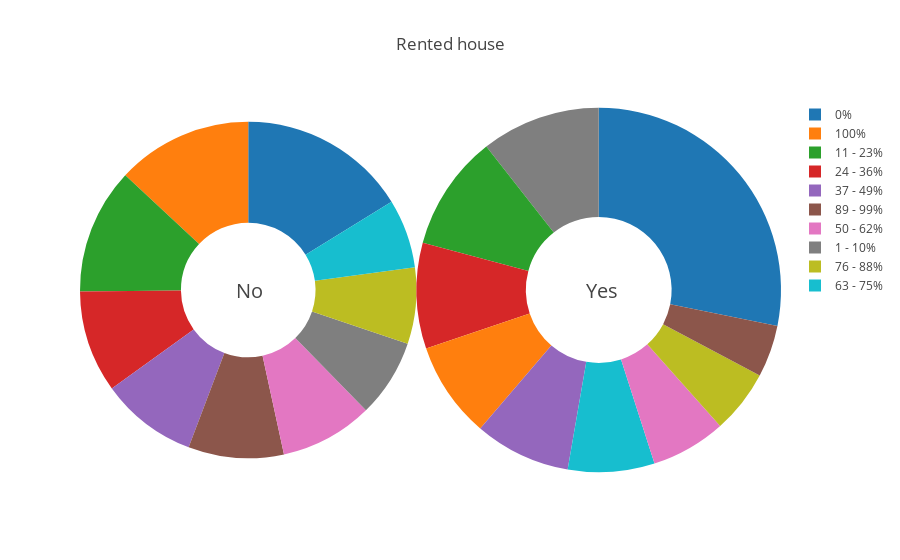

The code cell stored with this chart in its notebook:
### Markdown cell above
By putting aside modality 1, which is dominant in both cases,it was found that the interested class have a max of 3 houses whereas the uninterested class has reached a max of 10 houses. We can explain that by the fact that if we have so many houses, we will not need a caravan ,we can simply stay in one of our houses that are everywhere.

### Code cell
fig = {
  "data": [
    {
      "values": no.groupby('Rented house').size(),
      "labels": ['0%','1 - 10%','100%','11 - 23%','24 - 36%','37 - 49%','50 - 62%','63 - 75%','76 - 88%','89 - 99%'],
      "domain": {"x": [0, .48]},
      "name": "No",
      "hoverinfo":"label+percent+name",
      "hole": .4,
      "type": "pie",
      "textinfo":'none'
    },     
    {
      "values": yes.groupby('Rented house').size(),
      "labels": ['0%','1 - 10%','100%','11 - 23%','24 - 36%','37 - 49%','50 - 62%','63 - 75%','76 - 88%','89 - 99%'],
      "domain": {"x": [.48, 1]},
      "name": "Yes",
      "hoverinfo":"label+percent+name",
      "hole": .4,
      "type": "pie",
      "textinfo":'none'
    }],
  "layout": {
        "title":"Rented house",
      "annotations": [
            {
                "font": {
                    "size": 20
                },
                "showarrow": False,
                "text": "No",
                "x": 0.22,
                "y": 0.5
            },
            {
                "font": {
                    "size": 20
                },
                "showarrow": False,
                "text": "Yes",
                "x": 0.77,
                "y": 0.5,
                
            }
        ]
    }
}
iplot(fig)

### Figure 1 — Plotly figure (JSON) as saved in the notebook; plotly's stock layout.template omitted (floating-point values rounded to 4 significant figures)
{"data": [{"domain": {"x": [0, 0.48]}, "hole": 0.4, "hoverinfo": "label+percent+name", "labels": ["0%", "1 - 10%", "100%", "11 - 23%", "24 - 36%", "37 - 49%", "50 - 62%", "63 - 75%", "76 - 88%", "89 - 99%"], "name": "No", "textinfo": "none", "type": "pie", "values": [1498, 693, 1205, 1117, 906, 858, 824, 611, 677, 847]}, {"domain": {"x": [0.48, 1]}, "hole": 0.4, "hoverinfo": "label+percent+name", "labels": ["0%", "1 - 10%", "100%", "11 - 23%", "24 - 36%", "37 - 49%", "50 - 62%", "63 - 75%", "76 - 88%", "89 - 99%"], "name": "Yes", "textinfo": "none", "type": "pie", "values": [165, 62, 50, 60, 55, 50, 39, 45, 33, 27]}], "layout": {"annotations": [{"font": {"size": 20}, "showarrow": false, "text": "No", "x": 0.22, "y": 0.5}, {"font": {"size": 20}, "showarrow": false, "text": "Yes", "x": 0.77, "y": 0.5}], "title": "Rented house"}}
